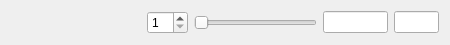
<?xml version="1.0" encoding="UTF-8"?>
<ui version="4.0">
 <class>PlaybackWidget</class>
 <widget class="QWidget" name="PlaybackWidget">
  <property name="geometry">
   <rect>
    <x>0</x>
    <y>0</y>
    <width>450</width>
    <height>45</height>
   </rect>
  </property>
  <property name="sizePolicy">
   <sizepolicy hsizetype="MinimumExpanding" vsizetype="Fixed">
    <horstretch>0</horstretch>
    <verstretch>0</verstretch>
   </sizepolicy>
  </property>
  <property name="minimumSize">
   <size>
    <width>450</width>
    <height>45</height>
   </size>
  </property>
  <property name="windowTitle">
   <string>Form</string>
  </property>
  <layout class="QHBoxLayout" name="horizontalLayout">
   <item>
    <widget class="QToolButton" name="buttonBeginning">
     <property name="toolTip">
      <string>Goto beginning of playback</string>
     </property>
     <property name="text">
      <string/>
     </property>
     <property name="icon">
      <iconset resource="../qtWidgets.qrc">
       <normaloff>:/icons/button-beginning.png</normaloff>:/icons/button-beginning.png</iconset>
     </property>
     <property name="iconSize">
      <size>
       <width>20</width>
       <height>20</height>
      </size>
     </property>
     <property name="autoRaise">
      <bool>true</bool>
     </property>
    </widget>
   </item>
   <item>
    <widget class="QToolButton" name="buttonReverse">
     <property name="toolTip">
      <string>Playback simulation/plan in reverse</string>
     </property>
     <property name="text">
      <string/>
     </property>
     <property name="icon">
      <iconset resource="../qtWidgets.qrc">
       <normaloff>:/icons/button-reverse.png</normaloff>:/icons/button-reverse.png</iconset>
     </property>
     <property name="iconSize">
      <size>
       <width>20</width>
       <height>20</height>
      </size>
     </property>
     <property name="autoRaise">
      <bool>true</bool>
     </property>
    </widget>
   </item>
   <item>
    <widget class="QToolButton" name="buttonPause">
     <property name="toolTip">
      <string>Pause playback</string>
     </property>
     <property name="text">
      <string/>
     </property>
     <property name="icon">
      <iconset resource="../qtWidgets.qrc">
       <normaloff>:/icons/button-pause.png</normaloff>:/icons/button-pause.png</iconset>
     </property>
     <property name="iconSize">
      <size>
       <width>20</width>
       <height>20</height>
      </size>
     </property>
     <property name="autoRaise">
      <bool>true</bool>
     </property>
    </widget>
   </item>
   <item>
    <widget class="QToolButton" name="buttonPlay">
     <property name="toolTip">
      <string>Playback the simulation/plan</string>
     </property>
     <property name="text">
      <string/>
     </property>
     <property name="icon">
      <iconset resource="../qtWidgets.qrc">
       <normaloff>:/icons/button-play.png</normaloff>:/icons/button-play.png</iconset>
     </property>
     <property name="iconSize">
      <size>
       <width>20</width>
       <height>20</height>
      </size>
     </property>
     <property name="autoRaise">
      <bool>true</bool>
     </property>
    </widget>
   </item>
   <item>
    <widget class="QSpinBox" name="playSpeed">
     <property name="minimum">
      <number>1</number>
     </property>
     <property name="maximum">
      <number>32</number>
     </property>
     <property name="singleStep">
      <number>1</number>
     </property>
    </widget>
   </item>
   <item>
    <widget class="QSlider" name="sliderMain">
     <property name="orientation">
      <enum>Qt::Horizontal</enum>
     </property>
    </widget>
   </item>
   <item>
    <widget class="QLineEdit" name="editSimTime">
     <property name="enabled">
      <bool>true</bool>
     </property>
     <property name="sizePolicy">
      <sizepolicy hsizetype="Fixed" vsizetype="Fixed">
       <horstretch>0</horstretch>
       <verstretch>0</verstretch>
      </sizepolicy>
     </property>
     <property name="maximumSize">
      <size>
       <width>65</width>
       <height>16777215</height>
      </size>
     </property>
     <property name="readOnly">
      <bool>true</bool>
     </property>
    </widget>
   </item>
   <item>
    <widget class="QLineEdit" name="editSimRelTime">
     <property name="maximumSize">
      <size>
       <width>45</width>
       <height>16777215</height>
      </size>
     </property>
     <property name="readOnly">
      <bool>true</bool>
     </property>
    </widget>
   </item>
  </layout>
 </widget>
 <resources>
  <include location="../qtWidgets.qrc"/>
 </resources>
 <connections/>
</ui>
